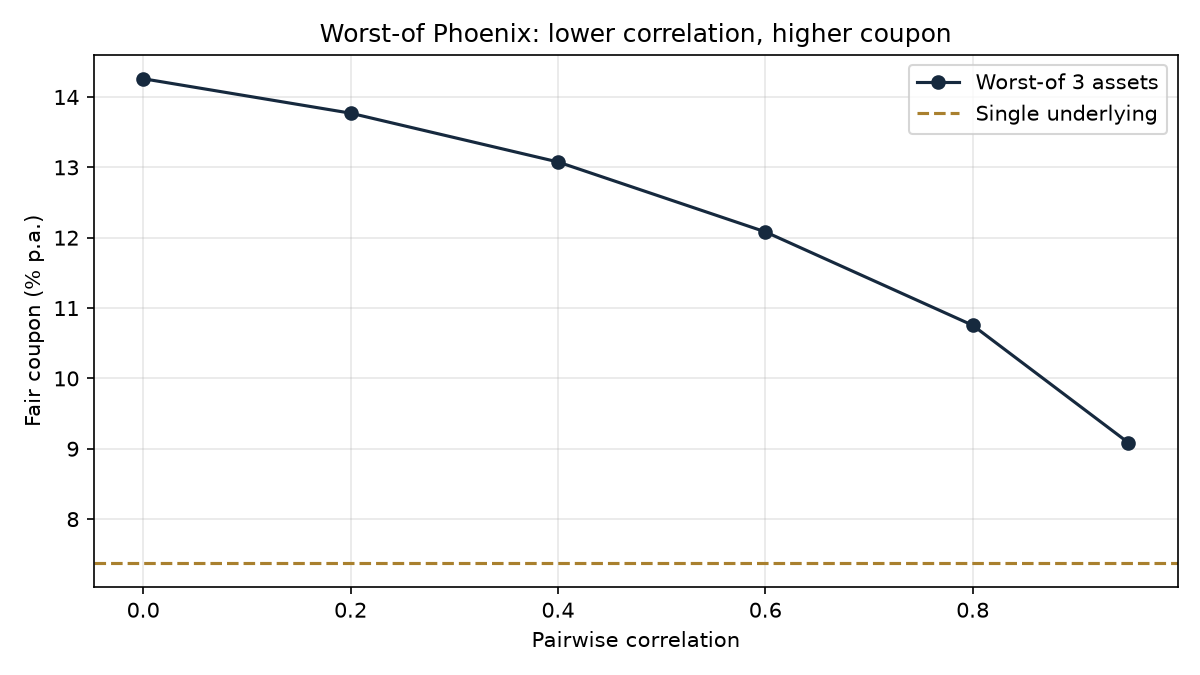

Generate this figure with Python:
"""Fair coupon of a worst-of Phoenix (3 assets) as a function of correlation."""
import matplotlib.pyplot as plt
import numpy as np

from pricer.engine import mc_estimate
from pricer.paths import constant_corr_matrix, simulate_gbm, simulate_gbm_multi
from pricer.products import phoenix_pv
from pricer.solver import fair_coupon

R, T, N_OBS, N_PATHS = 0.03, 3.0, 12, 100_000
TIMES = np.linspace(T / N_OBS, T, N_OBS)
S0 = np.array([100.0, 100.0, 100.0])
Q = np.array([0.02, 0.02, 0.02])
SIGMA = np.array([0.25, 0.25, 0.25])
TARGET = 99.0


def fair(perf):
    return 4 * fair_coupon(lambda c: mc_estimate(phoenix_pv(perf, TIMES, R, c))["price"], TARGET)


single = simulate_gbm(100.0, R, 0.02, 0.25, T, N_OBS, N_PATHS, seed=8)[:, 1:] / 100.0
c_single = fair(single)
print(f"Single underlying (vol 25%)          : {c_single:.2%} p.a.")

rhos = [0.0, 0.2, 0.4, 0.6, 0.8, 0.95]
coupons = []
for rho in rhos:
    paths = simulate_gbm_multi(S0, R, Q, SIGMA, constant_corr_matrix(3, rho), T, N_OBS, N_PATHS, seed=8)
    worst = (paths[:, 1:, :] / S0).min(axis=2)   # worst performance of the basket at each date
    coupons.append(fair(worst))
    print(f"Worst-of 3, correlation {rho:>4.0%}        : {coupons[-1]:.2%} p.a.")

fig, ax = plt.subplots(figsize=(8, 4.5))
ax.plot(rhos, [c * 100 for c in coupons], "o-", color="#16293E", label="Worst-of 3 assets")
ax.axhline(c_single * 100, color="#A9802E", linestyle="--", label="Single underlying")
ax.set_xlabel("Pairwise correlation")
ax.set_ylabel("Fair coupon (% p.a.)")
ax.set_title("Worst-of Phoenix: lower correlation, higher coupon")
ax.legend()
ax.grid(alpha=0.3)
fig.tight_layout()
fig.savefig("examples/worst_of_correlation.png", dpi=150)
print("\nSaved examples/worst_of_correlation.png")
